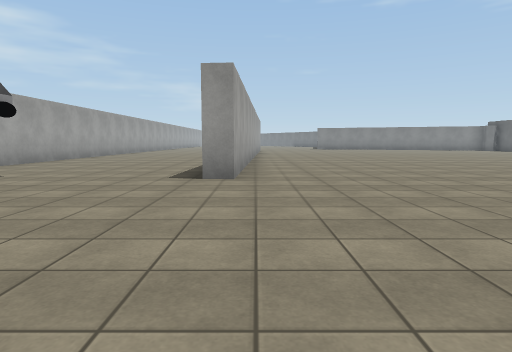
view 1 (above)

17 first-person views from a walk through a scene from a Unity 3-D project. The camera is 1.2 m above the floor, tilts 6° down and sees 75° across. The floor is counted in squares, 2 m on a side. Each view is taken from the middle of a square. On the plan, view 1 faces up. The plan holds only what a view shows up to about 10 squares ahead; the rest is blank. The place goes on beyond the plan. Surface patterns are stand-ins for the level's own textures.

view 2
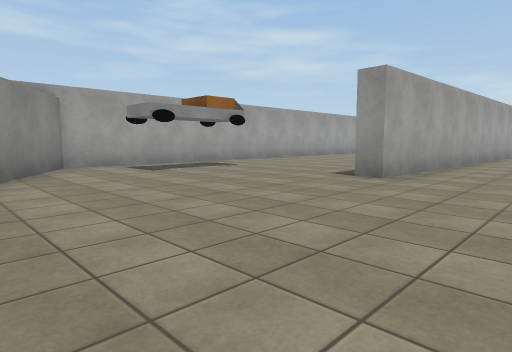

view 3
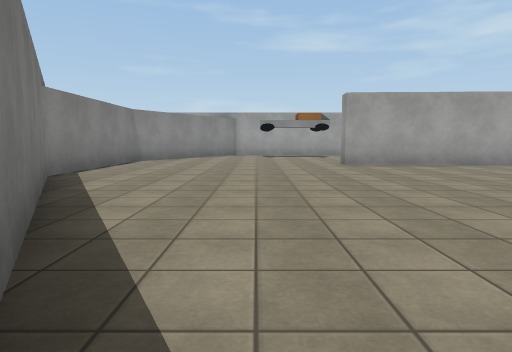

view 4
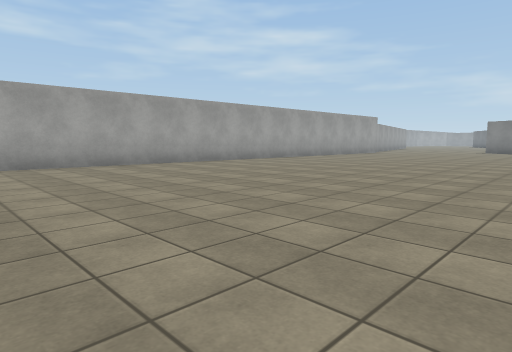

view 5
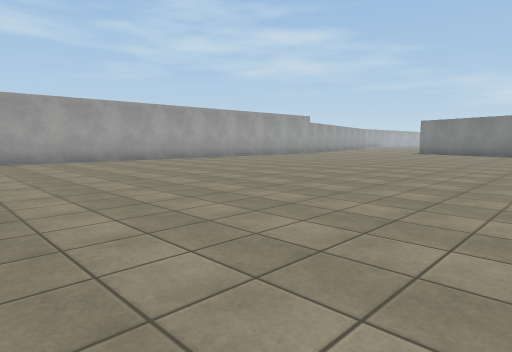

view 6
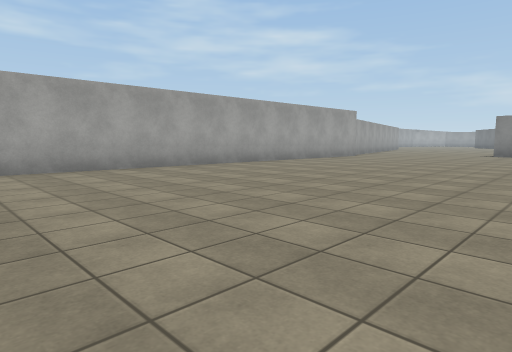

view 7
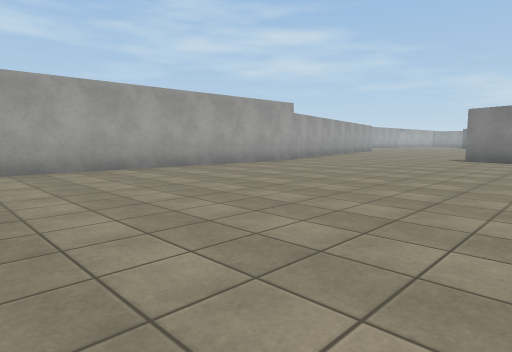

view 8
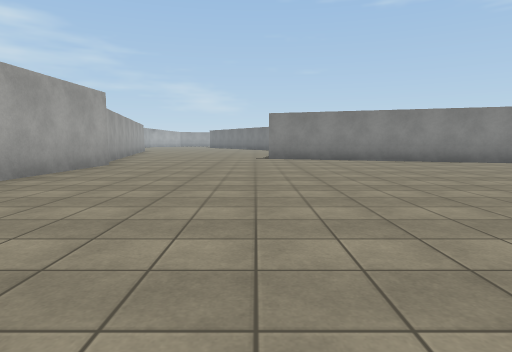

view 9
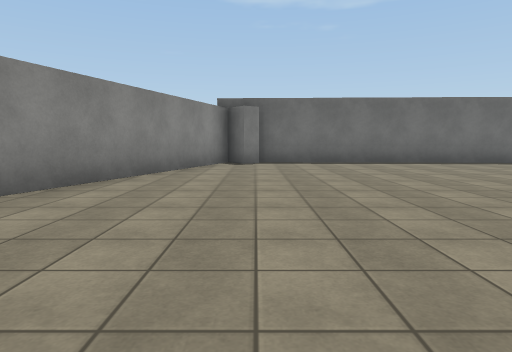

view 10
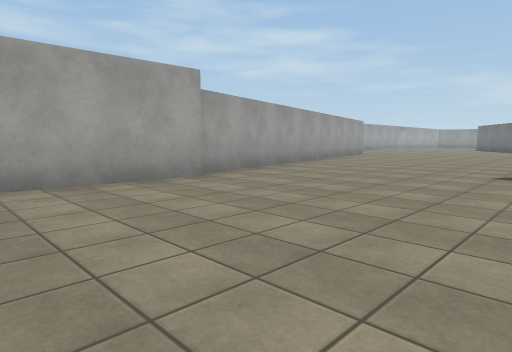

view 11
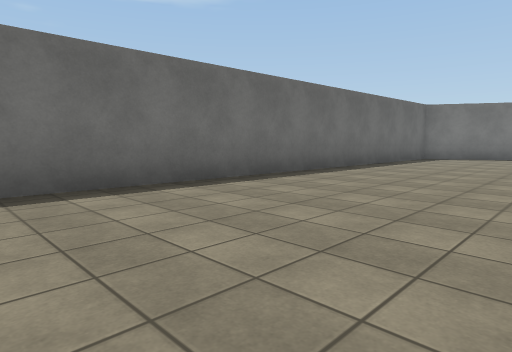

view 12
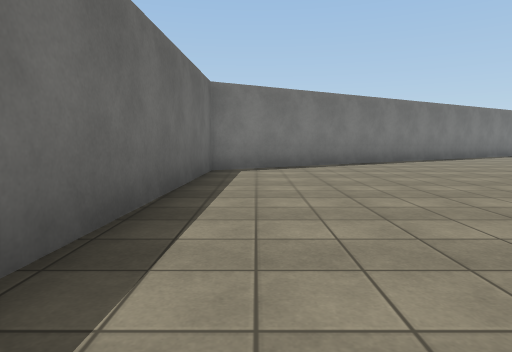

view 13
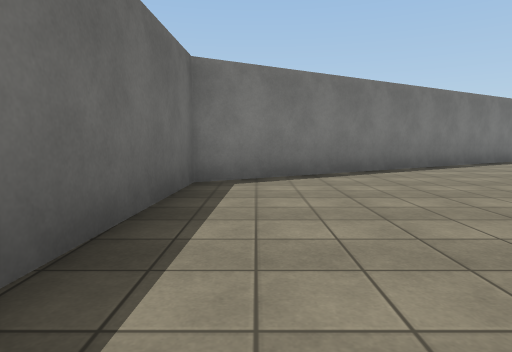

view 14
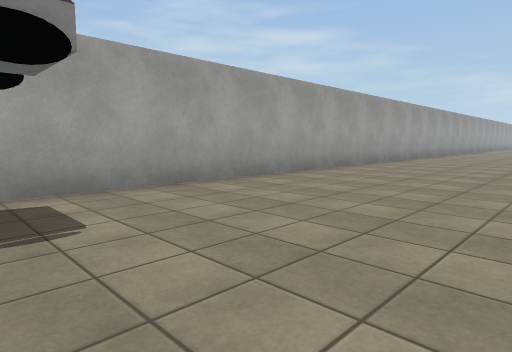

view 15
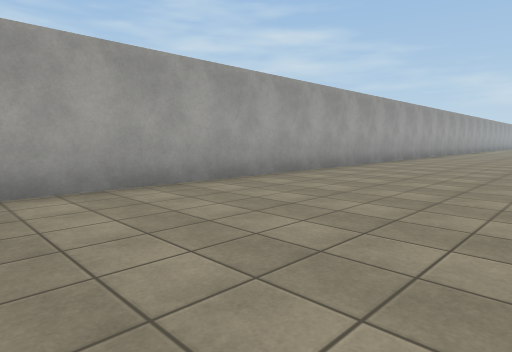

view 16
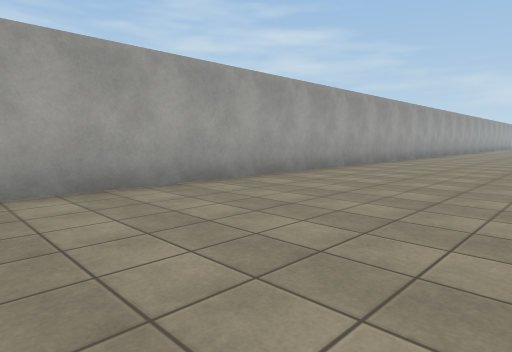

view 17
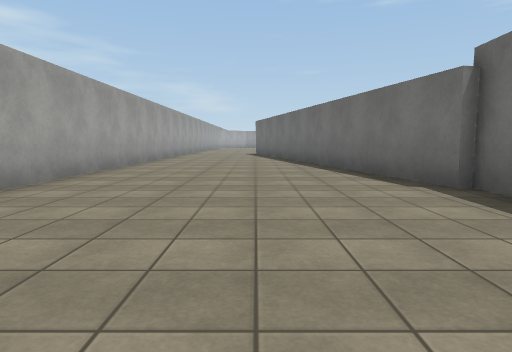

### Floor plan
Points are (right, up) in squares from view 1. A wall is a line through its corners. A room is listed if a view was taken in it or the views show most of it. See-through windows are left out.
Room 1 (views 1, 2, 3, 4, 5, 6, 7, 8, 9, 10, 11, 12, 13, 14, 15, 16, 17)
walls: (-0.2, 20.5) (-0.2, 21.3); (0.3, 21.4) (-0.3, 5.2) (-0.9, 5.2); (-0.4, 21.2) (-1.8, 27.1); (5.6, 23.8) (4.3, 24.2); (14.1, 19.9) (13.8, 20.3) (14.5, 20.8) (7.8, 23.1); (-1.1, 26.3) (0, 21.5); (-1.9, -0.6) (2.3, -0.6) (13.9, 6.2) (14.4, 20); (-6.1, 27.1) (-6.1, 2.2) (-3.9, 0.8)

Where each view was taken, in squares from view 1:
view 1: 0 up, 0 right, facing up
view 2: 0 up, 2 right, facing up-left
view 3: 3 up, 8 right, facing left
view 4: 5 up, 8 right, facing up-left
view 5: 8 up, 10 right, facing up-left
view 6: 9 up, 7 right, facing up-left
view 7: 13 up, 7 right, facing up-left
view 8: 13 up, 4 right, facing up
view 9: 20 up, 5 right, facing right
view 10: 18 up, 5 right, facing up-left
view 11: 18 up, 10 right, facing down-right
view 12: 13 up, 13 right, facing down
view 13: 11 up, 13 right, facing down
view 14: 5 up, 2 left, facing up-left
view 15: 10 up, 2 left, facing up-left
view 16: 15 up, 2 left, facing up-left
view 17: 17 up, 3 left, facing up
